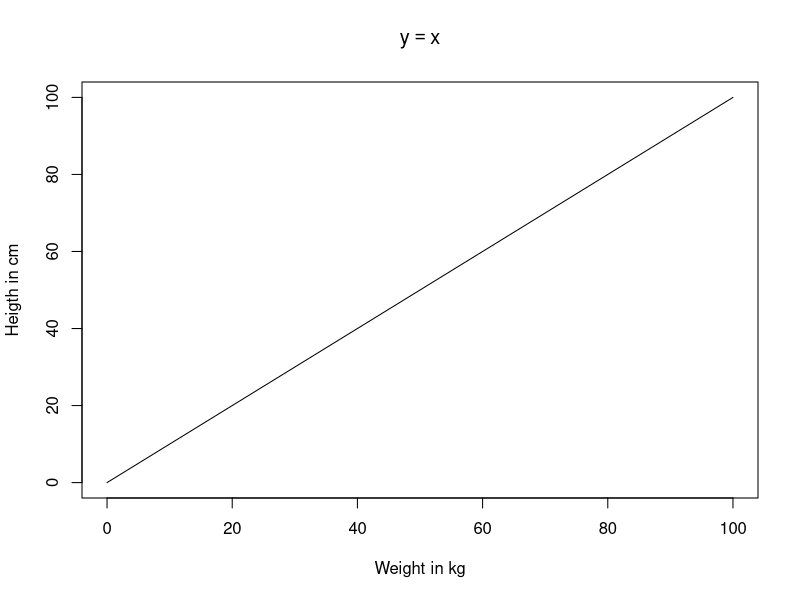
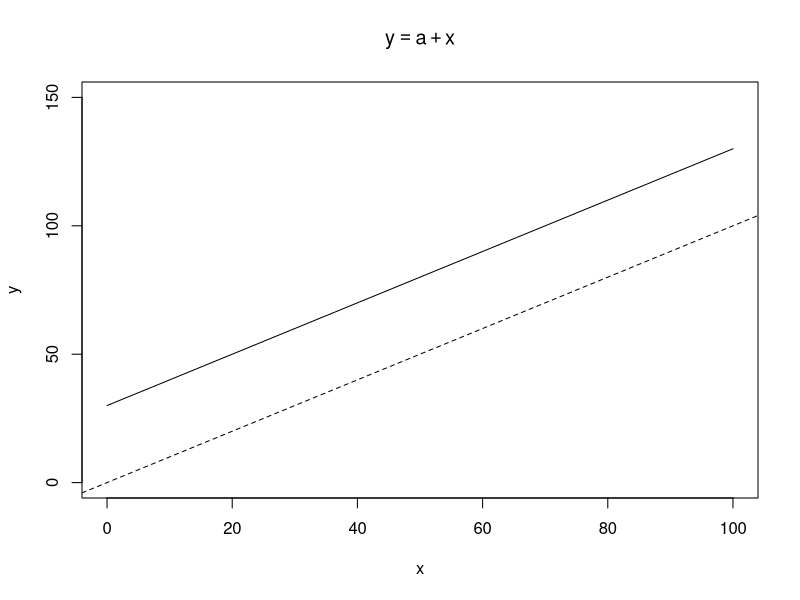
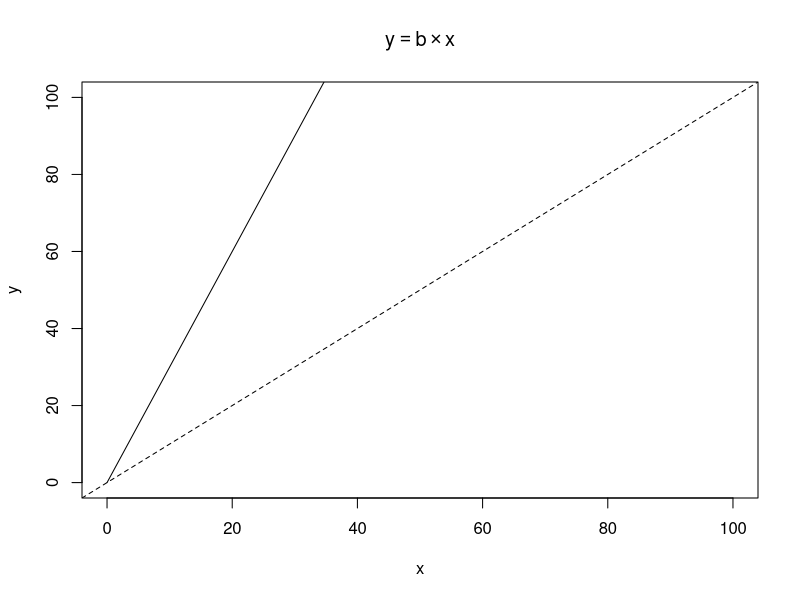
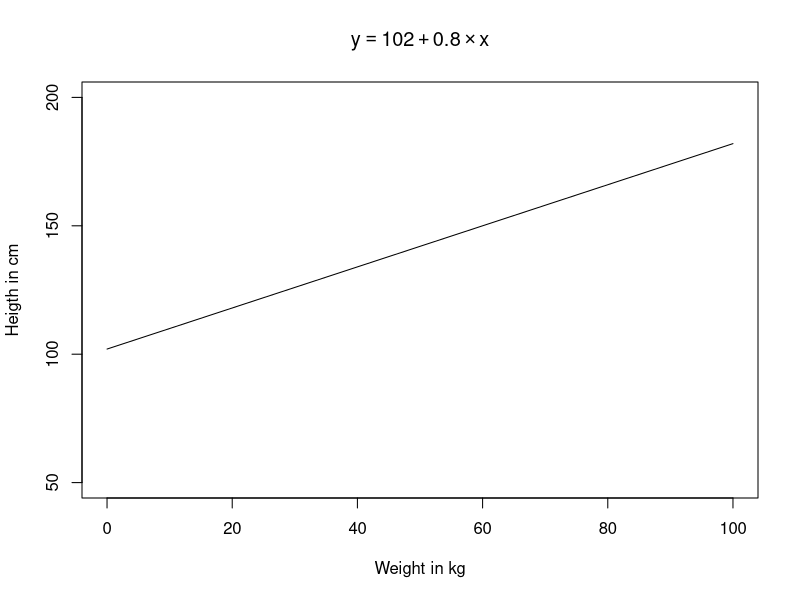
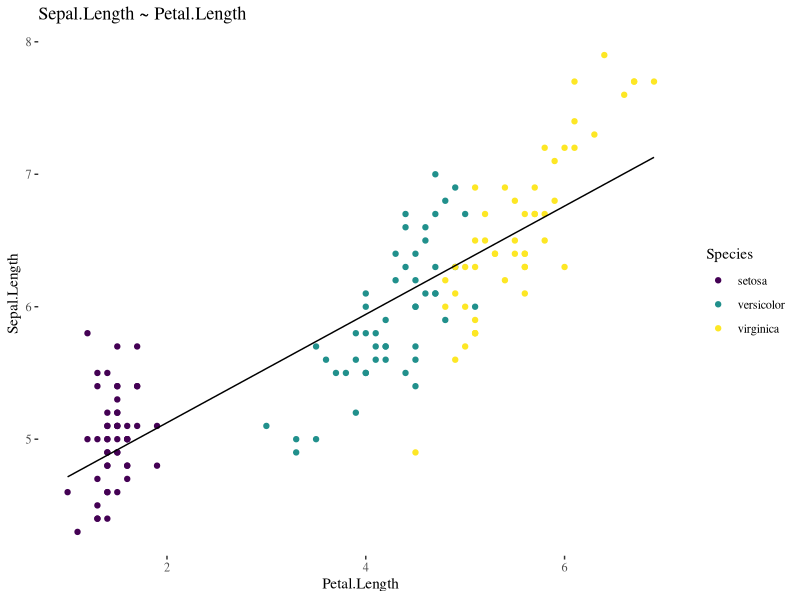
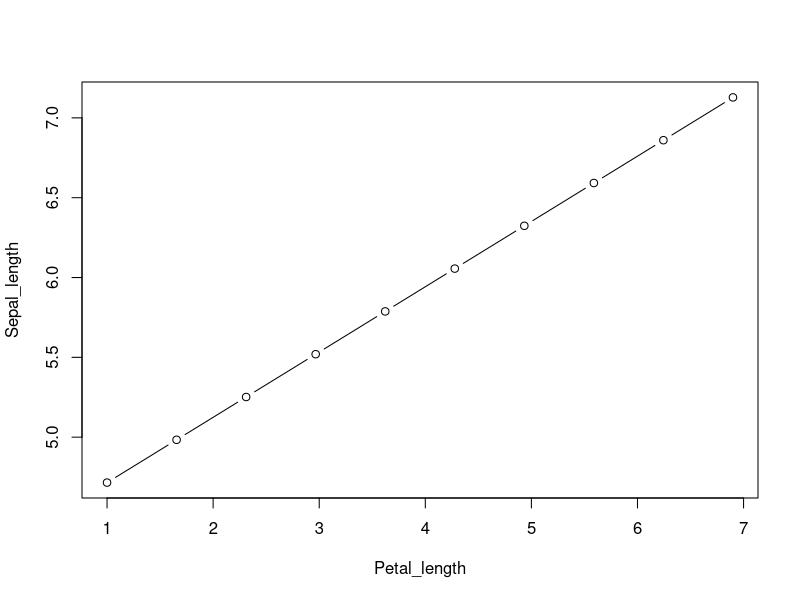
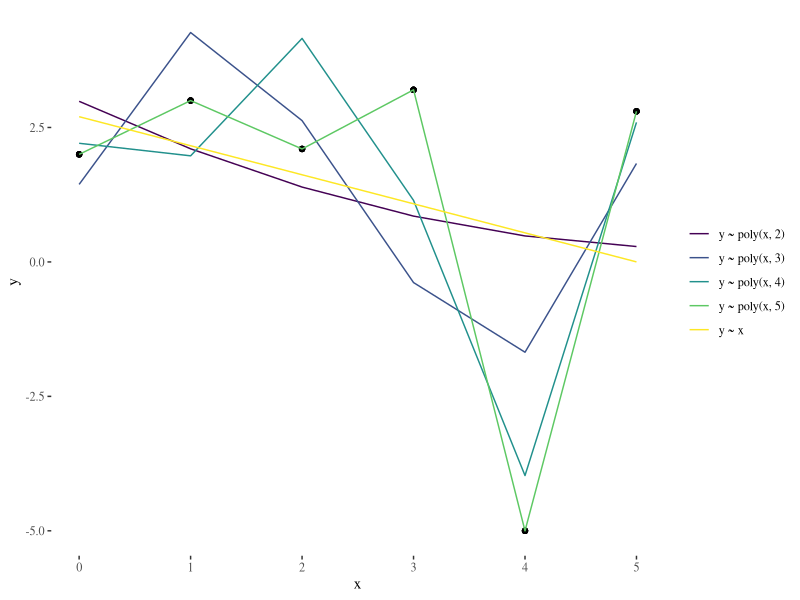

The R script that drew these images, in order:
## ---- chunk 1

rm(list = ls(all.names = TRUE))
set.seed(19)

options(digits = 3,
        dplyr.print_min = 6,
        dplyr.print_max = 6,
        booktabs = TRUE)

knitr::opts_chunk$set(
  message = FALSE,
  comment = "#>",
  collapse = TRUE,
  out.width = "70%",
  fig.align = 'center',
  fig.width = 6,
  fig.asp = 0.7,  # 1 / phi
  fig.show = "hold"
)

library(ggplot2)
library(ggthemes)
old <- theme_set(theme_tufte())
## ---- chunk 2
library(tidyverse)
library(broom)
library(modelr)
library(viridis)
## ---- chunk 3
#Genereerime andmed: x = pikkus ja y = kaal:

x <- 0:100
y <- x
## ---- chunk 4
plot(y ~ x, 
     type = "l", 
     xlab = "Weight in kg", 
     ylab = "Heigth in cm", 
     main = bquote(y == x))
## ---- chunk 5
x <- 0:100 
a <- 30
y <- a + x
## ---- chunk 6
plot(y ~ x, xlim = c(0, 100), ylim = c(0, 150), type = "l",
     main = bquote(y == a + x))
abline(c(0, 1), lty = 2)
## ---- chunk 7
x <- 0:200
b <- 3
y <- b * x
## ---- chunk 8
plot(y ~ x, xlim = c(0, 100), ylim = c(0, 100), type = "l", main = bquote(y == b %*% x))
abline(c(0, 1), lty = 2)
## ---- chunk 9
a <- 102
b <- 0.8
x <-  0:100 
y <-  a + b * x
## ---- chunk 10
plot(y ~ x, xlab = "Weight in kg", ylab = "Heigth in cm", ylim = c(50, 200), type = "l", main = bquote(y == 102 + 0.8 %*% x))
## ---- chunk 11
# Fit a linear model and name the model object as m
m <- lm(Sepal.Length ~ Petal.Length, data = iris)
## ---- chunk 12
# Make a scatter plot, colored by the var called "Species"
# Draw the fitted regression line from m
augment(m, iris) %>% 
  ggplot(aes(Petal.Length, Sepal.Length, color = Species)) +
  geom_point() +
  geom_line(aes(y = .fitted), color = 1) +
  labs(title = "Sepal.Length ~ Petal.Length") +
  scale_color_viridis(discrete = TRUE)
## ---- chunk 13
coef(m)
## ---- chunk 14
## Genereerime uued andmed Petal.Length vahemikus
Petal_length <- seq(min(iris$Petal.Length), 
                    max(iris$Petal.Length), 
                    length.out = 10)
## Võtame mudeli koefitsendid
a <- coef(m)[1]
b <- coef(m)[2]
## Kasutades mudeli koefitsente genereerime Sepal_length väärtused
Sepal_length <-  a + b * Petal_length
## ---- chunk 15
plot(Sepal_length ~ Petal_length, type = "b")
## ---- chunk 16
data <- tibble(x = 0:5, y = c(2, 3, 2.1, 3.2, -5, 2.8))
model_formula <- c("y ~ x", 
                    "y ~ poly(x, 2)", 
                    "y ~ poly(x, 3)", 
                    "y ~ poly(x, 4)", 
                    "y ~ poly(x, 5)")
tib <- tibble(model_formula, data = list(data)) %>% 
  mutate(model = map2(model_formula, data, ~lm(as.formula(.x), .y)),
         preds = map2(data, model, ~gather_predictions(.x, .y)),
         aic = map_dbl(model, AIC))
## ---- chunk 17
tib %>% 
  select(model_formula, preds) %>% 
  unnest %>%
  ggplot() +
  geom_point(aes(x, y), color = "black") +
  geom_line(aes(x, pred, colour = model_formula)) +
  theme(legend.title = element_blank()) +
  scale_color_viridis(discrete = TRUE)
## ---- chunk 18
tib %>% 
  select(model_formula, aic) %>% 
  knitr::kable(booktabs = TRUE)
